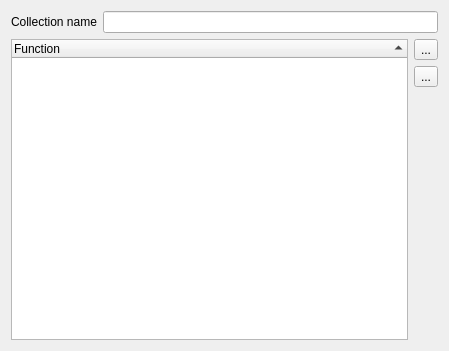
<?xml version="1.0" encoding="UTF-8"?>
<ui version="4.0">
 <class>CollectionEditor</class>
 <widget class="QWidget" name="CollectionEditor">
  <property name="geometry">
   <rect>
    <x>0</x>
    <y>0</y>
    <width>449</width>
    <height>351</height>
   </rect>
  </property>
  <property name="windowTitle">
   <string>Collection editor</string>
  </property>
  <layout class="QGridLayout" name="gridLayout">
   <item row="0" column="0">
    <widget class="QLabel" name="m_nameLabel">
     <property name="sizePolicy">
      <sizepolicy hsizetype="Maximum" vsizetype="Preferred">
       <horstretch>0</horstretch>
       <verstretch>0</verstretch>
      </sizepolicy>
     </property>
     <property name="text">
      <string>Collection name</string>
     </property>
    </widget>
   </item>
   <item row="0" column="1" colspan="2">
    <widget class="QLineEdit" name="m_nameEdit">
     <property name="toolTip">
      <string>Name of the function being edited</string>
     </property>
    </widget>
   </item>
   <item row="1" column="0" rowspan="3" colspan="2">
    <widget class="QTreeWidget" name="m_tree">
     <property name="rootIsDecorated">
      <bool>false</bool>
     </property>
     <property name="itemsExpandable">
      <bool>false</bool>
     </property>
     <property name="sortingEnabled">
      <bool>true</bool>
     </property>
     <property name="allColumnsShowFocus">
      <bool>true</bool>
     </property>
     <column>
      <property name="text">
       <string>Function</string>
      </property>
     </column>
    </widget>
   </item>
   <item row="1" column="2">
    <widget class="QToolButton" name="m_add">
     <property name="toolTip">
      <string>Add function(s) to the collection</string>
     </property>
     <property name="text">
      <string notr="true">...</string>
     </property>
     <property name="icon">
      <iconset resource="qlcui.qrc">
       <normaloff>:/edit_add.png</normaloff>:/edit_add.png</iconset>
     </property>
     <property name="iconSize">
      <size>
       <width>26</width>
       <height>26</height>
      </size>
     </property>
    </widget>
   </item>
   <item row="2" column="2">
    <widget class="QToolButton" name="m_remove">
     <property name="toolTip">
      <string>Remove the selected function</string>
     </property>
     <property name="text">
      <string notr="true">...</string>
     </property>
     <property name="icon">
      <iconset resource="qlcui.qrc">
       <normaloff>:/edit_remove.png</normaloff>:/edit_remove.png</iconset>
     </property>
     <property name="iconSize">
      <size>
       <width>26</width>
       <height>26</height>
      </size>
     </property>
    </widget>
   </item>
   <item row="3" column="2">
    <spacer>
     <property name="orientation">
      <enum>Qt::Vertical</enum>
     </property>
     <property name="sizeHint" stdset="0">
      <size>
       <width>20</width>
       <height>40</height>
      </size>
     </property>
    </spacer>
   </item>
  </layout>
 </widget>
 <resources>
  <include location="qlcui.qrc"/>
 </resources>
 <connections/>
</ui>
